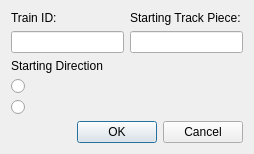
<?xml version="1.0" encoding="UTF-8"?>
<ui version="4.0">
 <class>Train_Dialog</class>
 <widget class="QDialog" name="Train_Dialog">
  <property name="geometry">
   <rect>
    <x>0</x>
    <y>0</y>
    <width>254</width>
    <height>149</height>
   </rect>
  </property>
  <property name="windowTitle">
   <string>Dialog</string>
  </property>
  <layout class="QVBoxLayout" name="verticalLayout_4">
   <item>
    <layout class="QHBoxLayout" name="horizontalLayout">
     <item>
      <layout class="QVBoxLayout" name="verticalLayout_2">
       <item>
        <widget class="QLabel" name="label">
         <property name="text">
          <string>Train ID:</string>
         </property>
        </widget>
       </item>
       <item>
        <widget class="QLineEdit" name="TrainID"/>
       </item>
      </layout>
     </item>
     <item>
      <layout class="QVBoxLayout" name="verticalLayout">
       <item>
        <widget class="QLabel" name="label_2">
         <property name="text">
          <string>Starting Track Piece:</string>
         </property>
        </widget>
       </item>
       <item>
        <widget class="QLineEdit" name="Track"/>
       </item>
      </layout>
     </item>
    </layout>
   </item>
   <item>
    <layout class="QVBoxLayout" name="verticalLayout_3">
     <item>
      <widget class="QLabel" name="label_3">
       <property name="text">
        <string>Starting Direction</string>
       </property>
      </widget>
     </item>
     <item>
      <widget class="QRadioButton" name="Forward">
       <property name="text">
        <string/>
       </property>
      </widget>
     </item>
     <item>
      <widget class="QRadioButton" name="Backward">
       <property name="text">
        <string/>
       </property>
      </widget>
     </item>
    </layout>
   </item>
   <item>
    <widget class="QDialogButtonBox" name="buttonBox">
     <property name="orientation">
      <enum>Qt::Horizontal</enum>
     </property>
     <property name="standardButtons">
      <set>QDialogButtonBox::Cancel|QDialogButtonBox::Ok</set>
     </property>
    </widget>
   </item>
  </layout>
 </widget>
 <resources/>
 <connections>
  <connection>
   <sender>buttonBox</sender>
   <signal>accepted()</signal>
   <receiver>Train_Dialog</receiver>
   <slot>accept()</slot>
   <hints>
    <hint type="sourcelabel">
     <x>248</x>
     <y>254</y>
    </hint>
    <hint type="destinationlabel">
     <x>157</x>
     <y>274</y>
    </hint>
   </hints>
  </connection>
  <connection>
   <sender>buttonBox</sender>
   <signal>rejected()</signal>
   <receiver>Train_Dialog</receiver>
   <slot>reject()</slot>
   <hints>
    <hint type="sourcelabel">
     <x>316</x>
     <y>260</y>
    </hint>
    <hint type="destinationlabel">
     <x>286</x>
     <y>274</y>
    </hint>
   </hints>
  </connection>
 </connections>
</ui>
